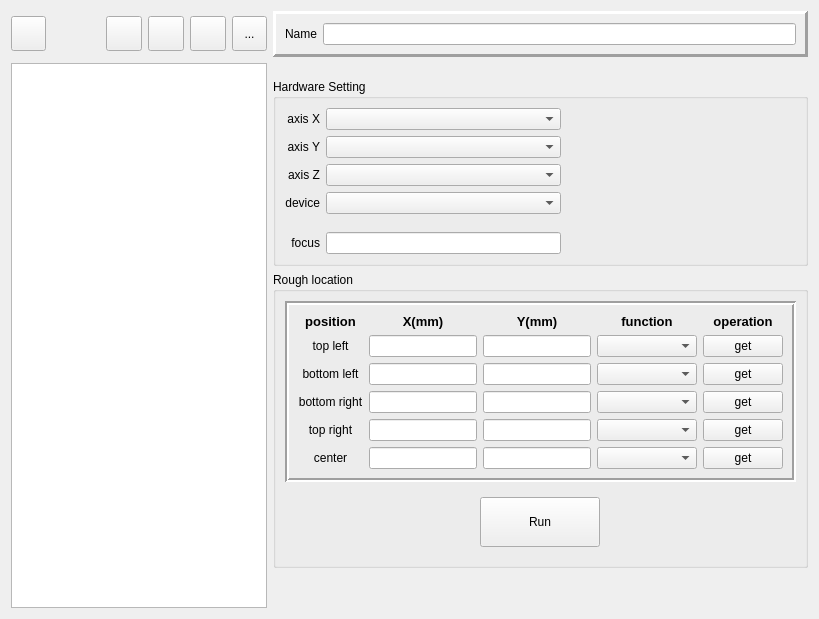
     <widget class="QWidget" name="tab_camera">
      <attribute name="title">
       <string>Camera</string>
      </attribute>
      <layout class="QGridLayout" name="gridLayout_16">
       <item row="0" column="4">
        <widget class="QFrame" name="wid_enable_camera_2">
         <property name="enabled">
          <bool>true</bool>
         </property>
         <property name="frameShape">
          <enum>QFrame::Panel</enum>
         </property>
         <property name="frameShadow">
          <enum>QFrame::Raised</enum>
         </property>
         <property name="lineWidth">
          <number>3</number>
         </property>
         <layout class="QGridLayout" name="gridLayout_25">
          <item row="0" column="0">
           <widget class="QLabel" name="label_147">
            <property name="text">
             <string>Name</string>
            </property>
            <property name="alignment">
             <set>Qt::AlignRight|Qt::AlignTrailing|Qt::AlignVCenter</set>
            </property>
           </widget>
          </item>
          <item row="0" column="1">
           <widget class="HLineEdit" name="lineEdit_camera_name">
            <property name="enabled">
             <bool>true</bool>
            </property>
           </widget>
          </item>
         </layout>
        </widget>
       </item>
       <item row="4" column="4">
        <spacer name="verticalSpacer_8">
         <property name="orientation">
          <enum>Qt::Vertical</enum>
         </property>
         <property name="sizeHint" stdset="0">
          <size>
           <width>20</width>
           <height>40</height>
          </size>
         </property>
        </spacer>
       </item>
       <item row="0" column="0">
        <widget class="QToolButton" name="toolButton_camera_clear">
         <property name="sizePolicy">
          <sizepolicy hsizetype="Fixed" vsizetype="Fixed">
           <horstretch>0</horstretch>
           <verstretch>0</verstretch>
          </sizepolicy>
         </property>
         <property name="minimumSize">
          <size>
           <width>35</width>
           <height>35</height>
          </size>
         </property>
         <property name="maximumSize">
          <size>
           <width>35</width>
           <height>35</height>
          </size>
         </property>
         <property name="text">
          <string/>
         </property>
         <property name="icon">
          <iconset resource="../../../icons.qrc">
           <normaloff>:/resource/icons/delete.svg</normaloff>:/resource/icons/delete.svg</iconset>
         </property>
         <property name="iconSize">
          <size>
           <width>28</width>
           <height>28</height>
          </size>
         </property>
        </widget>
       </item>
       <item row="1" column="0" rowspan="4" colspan="4">
        <widget class="HTableView" name="tableView">
         <property name="minimumSize">
          <size>
           <width>256</width>
           <height>0</height>
          </size>
         </property>
        </widget>
       </item>
       <item row="1" column="4">
        <spacer name="verticalSpacer_14">
         <property name="orientation">
          <enum>Qt::Vertical</enum>
         </property>
         <property name="sizeType">
          <enum>QSizePolicy::Fixed</enum>
         </property>
         <property name="sizeHint" stdset="0">
          <size>
           <width>20</width>
           <height>10</height>
          </size>
         </property>
        </spacer>
       </item>
       <item row="3" column="4">
        <widget class="QGroupBox" name="wid_enable_camera_5">
         <property name="enabled">
          <bool>true</bool>
         </property>
         <property name="title">
          <string>Rough location</string>
         </property>
         <layout class="QGridLayout" name="gridLayout_24">
          <item row="0" column="0">
           <widget class="QFrame" name="frame_12">
            <property name="enabled">
             <bool>true</bool>
            </property>
            <property name="frameShape">
             <enum>QFrame::Box</enum>
            </property>
            <property name="frameShadow">
             <enum>QFrame::Sunken</enum>
            </property>
            <property name="lineWidth">
             <number>2</number>
            </property>
            <layout class="QGridLayout" name="gridLayout_7">
             <item row="0" column="1">
              <widget class="QLabel" name="label_48">
               <property name="sizePolicy">
                <sizepolicy hsizetype="Minimum" vsizetype="Minimum">
                 <horstretch>0</horstretch>
                 <verstretch>0</verstretch>
                </sizepolicy>
               </property>
               <property name="font">
                <font>
                 <family>Microsoft YaHei UI</family>
                 <pointsize>10</pointsize>
                 <weight>75</weight>
                 <bold>true</bold>
                </font>
               </property>
               <property name="text">
                <string>X(mm)</string>
               </property>
               <property name="alignment">
                <set>Qt::AlignCenter</set>
               </property>
              </widget>
             </item>
             <item row="3" column="1">
              <widget class="HLineEdit" name="lineEdit_camera_br_x">
               <property name="sizePolicy">
                <sizepolicy hsizetype="Preferred" vsizetype="Fixed">
                 <horstretch>0</horstretch>
                 <verstretch>0</verstretch>
                </sizepolicy>
               </property>
               <property name="readOnly">
                <bool>false</bool>
               </property>
              </widget>
             </item>
             <item row="0" column="4">
              <widget class="QLabel" name="label_51">
               <property name="sizePolicy">
                <sizepolicy hsizetype="Minimum" vsizetype="Minimum">
                 <horstretch>0</horstretch>
                 <verstretch>0</verstretch>
                </sizepolicy>
               </property>
               <property name="maximumSize">
                <size>
                 <width>16777215</width>
                 <height>20</height>
                </size>
               </property>
               <property name="font">
                <font>
                 <family>Microsoft YaHei UI</family>
                 <pointsize>10</pointsize>
                 <weight>75</weight>
                 <bold>true</bold>
                </font>
               </property>
               <property name="text">
                <string>operation</string>
               </property>
               <property name="alignment">
                <set>Qt::AlignCenter</set>
               </property>
              </widget>
             </item>
             <item row="1" column="1">
              <widget class="HLineEdit" name="lineEdit_camera_tl_x">
               <property name="enabled">
                <bool>true</bool>
               </property>
               <property name="sizePolicy">
                <sizepolicy hsizetype="Preferred" vsizetype="Fixed">
                 <horstretch>0</horstretch>
                 <verstretch>0</verstretch>
                </sizepolicy>
               </property>
               <property name="readOnly">
                <bool>false</bool>
               </property>
              </widget>
             </item>
             <item row="2" column="3">
              <widget class="QComboBox" name="comboBox_camera_bl_func"/>
             </item>
             <item row="1" column="4">
              <widget class="QPushButton" name="pushButton_camera_tl_get">
               <property name="text">
                <string>get</string>
               </property>
              </widget>
             </item>
             <item row="4" column="3">
              <widget class="QComboBox" name="comboBox_camera_tr_func"/>
             </item>
             <item row="2" column="0">
              <widget class="QLabel" name="label_12">
               <property name="sizePolicy">
                <sizepolicy hsizetype="Minimum" vsizetype="Preferred">
                 <horstretch>0</horstretch>
                 <verstretch>0</verstretch>
                </sizepolicy>
               </property>
               <property name="text">
                <string>bottom left</string>
               </property>
               <property name="alignment">
                <set>Qt::AlignCenter</set>
               </property>
              </widget>
             </item>
             <item row="4" column="4">
              <widget class="QPushButton" name="pushButton_camera_tr_get">
               <property name="text">
                <string>get</string>
               </property>
              </widget>
             </item>
             <item row="3" column="0">
              <widget class="QLabel" name="label_52">
               <property name="sizePolicy">
                <sizepolicy hsizetype="Minimum" vsizetype="Preferred">
                 <horstretch>0</horstretch>
                 <verstretch>0</verstretch>
                </sizepolicy>
               </property>
               <property name="text">
                <string>bottom right</string>
               </property>
               <property name="alignment">
                <set>Qt::AlignCenter</set>
               </property>
              </widget>
             </item>
             <item row="3" column="2">
              <widget class="HLineEdit" name="lineEdit_camera_br_y">
               <property name="sizePolicy">
                <sizepolicy hsizetype="Preferred" vsizetype="Fixed">
                 <horstretch>0</horstretch>
                 <verstretch>0</verstretch>
                </sizepolicy>
               </property>
               <property name="readOnly">
                <bool>false</bool>
               </property>
               <property name="clearButtonEnabled">
                <bool>false</bool>
               </property>
              </widget>
             </item>
             <item row="5" column="3">
              <widget class="QComboBox" name="comboBox_camera_c_func"/>
             </item>
             <item row="2" column="4">
              <widget class="QPushButton" name="pushButton_camera_bl_get">
               <property name="text">
                <string>get</string>
               </property>
              </widget>
             </item>
             <item row="0" column="2">
              <widget class="QLabel" name="label_49">
               <property name="sizePolicy">
                <sizepolicy hsizetype="Minimum" vsizetype="Minimum">
                 <horstretch>0</horstretch>
                 <verstretch>0</verstretch>
                </sizepolicy>
               </property>
               <property name="font">
                <font>
                 <family>Microsoft YaHei UI</family>
                 <pointsize>10</pointsize>
                 <weight>75</weight>
                 <bold>true</bold>
                </font>
               </property>
               <property name="text">
                <string>Y(mm)</string>
               </property>
               <property name="alignment">
                <set>Qt::AlignCenter</set>
               </property>
              </widget>
             </item>
             <item row="3" column="4">
              <widget class="QPushButton" name="pushButton_camera_br_get">
               <property name="text">
                <string>get</string>
               </property>
              </widget>
             </item>
             <item row="2" column="1">
              <widget class="HLineEdit" name="lineEdit_camera_bl_x">
               <property name="sizePolicy">
                <sizepolicy hsizetype="Preferred" vsizetype="Fixed">
                 <horstretch>0</horstretch>
                 <verstretch>0</verstretch>
                </sizepolicy>
               </property>
               <property name="readOnly">
                <bool>false</bool>
               </property>
              </widget>
             </item>
             <item row="5" column="2">
              <widget class="HLineEdit" name="lineEdit_camera_c_y">
               <property name="enabled">
                <bool>true</bool>
               </property>
               <property name="sizePolicy">
                <sizepolicy hsizetype="Preferred" vsizetype="Fixed">
                 <horstretch>0</horstretch>
                 <verstretch>0</verstretch>
                </sizepolicy>
               </property>
               <property name="readOnly">
                <bool>false</bool>
               </property>
              </widget>
             </item>
             <item row="4" column="2">
              <widget class="HLineEdit" name="lineEdit_camera_tr_y">
               <property name="enabled">
                <bool>true</bool>
               </property>
               <property name="sizePolicy">
                <sizepolicy hsizetype="Preferred" vsizetype="Fixed">
                 <horstretch>0</horstretch>
                 <verstretch>0</verstretch>
                </sizepolicy>
               </property>
               <property name="readOnly">
                <bool>false</bool>
               </property>
              </widget>
             </item>
             <item row="1" column="0">
              <widget class="QLabel" name="label_11">
               <property name="sizePolicy">
                <sizepolicy hsizetype="Minimum" vsizetype="Preferred">
                 <horstretch>0</horstretch>
                 <verstretch>0</verstretch>
                </sizepolicy>
               </property>
               <property name="text">
                <string>top left</string>
               </property>
               <property name="alignment">
                <set>Qt::AlignCenter</set>
               </property>
              </widget>
             </item>
             <item row="5" column="4">
              <widget class="QPushButton" name="pushButton_camera_c_get">
               <property name="text">
                <string>get</string>
               </property>
              </widget>
             </item>
             <item row="0" column="3">
              <widget class="QLabel" name="label_50">
               <property name="sizePolicy">
                <sizepolicy hsizetype="Minimum" vsizetype="Minimum">
                 <horstretch>0</horstretch>
                 <verstretch>0</verstretch>
                </sizepolicy>
               </property>
               <property name="maximumSize">
                <size>
                 <width>16777215</width>
                 <height>20</height>
                </size>
               </property>
               <property name="font">
                <font>
                 <family>Microsoft YaHei UI</family>
                 <pointsize>10</pointsize>
                 <weight>75</weight>
                 <bold>true</bold>
                </font>
               </property>
               <property name="text">
                <string>function</string>
               </property>
               <property name="alignment">
                <set>Qt::AlignCenter</set>
               </property>
              </widget>
             </item>
             <item row="1" column="2">
              <widget class="HLineEdit" name="lineEdit_camera_tl_y">
               <property name="sizePolicy">
                <sizepolicy hsizetype="Preferred" vsizetype="Fixed">
                 <horstretch>0</horstretch>
                 <verstretch>0</verstretch>
                </sizepolicy>
               </property>
               <property name="readOnly">
                <bool>false</bool>
               </property>
              </widget>
             </item>
             <item row="2" column="2">
              <widget class="HLineEdit" name="lineEdit_camera_bl_y">
               <property name="sizePolicy">
                <sizepolicy hsizetype="Preferred" vsizetype="Fixed">
                 <horstretch>0</horstretch>
                 <verstretch>0</verstretch>
                </sizepolicy>
               </property>
               <property name="readOnly">
                <bool>false</bool>
               </property>
              </widget>
             </item>
             <item row="5" column="1">
              <widget class="HLineEdit" name="lineEdit_camera_c_x">
               <property name="enabled">
                <bool>true</bool>
               </property>
               <property name="sizePolicy">
                <sizepolicy hsizetype="Preferred" vsizetype="Fixed">
                 <horstretch>0</horstretch>
                 <verstretch>0</verstretch>
                </sizepolicy>
               </property>
               <property name="readOnly">
                <bool>false</bool>
               </property>
              </widget>
             </item>
             <item row="4" column="1">
              <widget class="HLineEdit" name="lineEdit_camera_tr_x">
               <property name="sizePolicy">
                <sizepolicy hsizetype="Preferred" vsizetype="Fixed">
                 <horstretch>0</horstretch>
                 <verstretch>0</verstretch>
                </sizepolicy>
               </property>
               <property name="readOnly">
                <bool>false</bool>
               </property>
              </widget>
             </item>
             <item row="3" column="3">
              <widget class="QComboBox" name="comboBox_camera_br_func"/>
             </item>
             <item row="1" column="3">
              <widget class="QComboBox" name="comboBox_camera_tl_func">
               <property name="sizePolicy">
                <sizepolicy hsizetype="Expanding" vsizetype="Fixed">
                 <horstretch>0</horstretch>
                 <verstretch>0</verstretch>
                </sizepolicy>
               </property>
               <property name="minimumSize">
                <size>
                 <width>100</width>
                 <height>0</height>
                </size>
               </property>
              </widget>
             </item>
             <item row="4" column="0">
              <widget class="QLabel" name="label_53">
               <property name="sizePolicy">
                <sizepolicy hsizetype="Minimum" vsizetype="Preferred">
                 <horstretch>0</horstretch>
                 <verstretch>0</verstretch>
                </sizepolicy>
               </property>
               <property name="text">
                <string>top right</string>
               </property>
               <property name="alignment">
                <set>Qt::AlignCenter</set>
               </property>
              </widget>
             </item>
             <item row="0" column="0">
              <widget class="QLabel" name="label_18">
               <property name="sizePolicy">
                <sizepolicy hsizetype="Minimum" vsizetype="Minimum">
                 <horstretch>0</horstretch>
                 <verstretch>0</verstretch>
                </sizepolicy>
               </property>
               <property name="font">
                <font>
                 <family>Microsoft YaHei UI</family>
                 <pointsize>10</pointsize>
                 <weight>75</weight>
                 <bold>true</bold>
                </font>
               </property>
               <property name="text">
                <string>position</string>
               </property>
               <property name="alignment">
                <set>Qt::AlignCenter</set>
               </property>
              </widget>
             </item>
             <item row="5" column="0">
              <widget class="QLabel" name="label_54">
               <property name="sizePolicy">
                <sizepolicy hsizetype="Minimum" vsizetype="Preferred">
                 <horstretch>0</horstretch>
                 <verstretch>0</verstretch>
                </sizepolicy>
               </property>
               <property name="text">
                <string>center</string>
               </property>
               <property name="alignment">
                <set>Qt::AlignCenter</set>
               </property>
              </widget>
             </item>
            </layout>
           </widget>
          </item>
          <item row="1" column="0">
           <widget class="QWidget" name="widget" native="true">
            <property name="enabled">
             <bool>true</bool>
            </property>
            <layout class="QGridLayout" name="gridLayout_6">
             <item row="0" column="0">
              <widget class="QToolButton" name="toolButton_camera_location_run">
               <property name="minimumSize">
                <size>
                 <width>120</width>
                 <height>50</height>
                </size>
               </property>
               <property name="text">
                <string>Run</string>
               </property>
              </widget>
             </item>
            </layout>
           </widget>
          </item>
         </layout>
        </widget>
       </item>
       <item row="2" column="4">
        <widget class="QGroupBox" name="wid_enable_camera_3">
         <property name="enabled">
          <bool>true</bool>
         </property>
         <property name="title">
          <string>Hardware Setting</string>
         </property>
         <layout class="QGridLayout" name="gridLayout_32" columnstretch="0,0,0,0">
          <item row="1" column="2">
           <widget class="QComboBox" name="comboBox_camera_axisY">
            <property name="enabled">
             <bool>true</bool>
            </property>
           </widget>
          </item>
          <item row="6" column="1">
           <widget class="QLabel" name="label_154">
            <property name="text">
             <string>focus</string>
            </property>
            <property name="alignment">
             <set>Qt::AlignRight|Qt::AlignTrailing|Qt::AlignVCenter</set>
            </property>
           </widget>
          </item>
          <item row="0" column="1">
           <widget class="QLabel" name="label_30">
            <property name="text">
             <string>axis X</string>
            </property>
            <property name="alignment">
             <set>Qt::AlignRight|Qt::AlignTrailing|Qt::AlignVCenter</set>
            </property>
           </widget>
          </item>
          <item row="2" column="2">
           <widget class="QComboBox" name="comboBox_camera_axisZ">
            <property name="enabled">
             <bool>true</bool>
            </property>
           </widget>
          </item>
          <item row="3" column="2">
           <widget class="QComboBox" name="comboBox_camera_device">
            <property name="enabled">
             <bool>true</bool>
            </property>
           </widget>
          </item>
          <item row="6" column="2">
           <widget class="HLineEdit" name="lineEdit_camera_focus">
            <property name="enabled">
             <bool>true</bool>
            </property>
           </widget>
          </item>
          <item row="3" column="1">
           <widget class="QLabel" name="label_153">
            <property name="text">
             <string>device</string>
            </property>
            <property name="alignment">
             <set>Qt::AlignRight|Qt::AlignTrailing|Qt::AlignVCenter</set>
            </property>
           </widget>
          </item>
          <item row="1" column="1">
           <widget class="QLabel" name="label_31">
            <property name="text">
             <string>axis Y</string>
            </property>
            <property name="alignment">
             <set>Qt::AlignRight|Qt::AlignTrailing|Qt::AlignVCenter</set>
            </property>
           </widget>
          </item>
          <item row="2" column="1">
           <widget class="QLabel" name="label_152">
            <property name="text">
             <string>axis Z</string>
            </property>
            <property name="alignment">
             <set>Qt::AlignRight|Qt::AlignTrailing|Qt::AlignVCenter</set>
            </property>
           </widget>
          </item>
          <item row="0" column="2">
           <widget class="QComboBox" name="comboBox_camera_axisX">
            <property name="enabled">
             <bool>true</bool>
            </property>
           </widget>
          </item>
          <item row="0" column="3" rowspan="7">
           <spacer name="horizontalSpacer_6">
            <property name="orientation">
             <enum>Qt::Horizontal</enum>
            </property>
            <property name="sizeType">
             <enum>QSizePolicy::MinimumExpanding</enum>
            </property>
            <property name="sizeHint" stdset="0">
             <size>
              <width>40</width>
              <height>20</height>
             </size>
            </property>
           </spacer>
          </item>
         </layout>
        </widget>
       </item>
       <item row="0" column="3">
        <widget class="QWidget" name="wid_enable_camera" native="true">
         <property name="enabled">
          <bool>true</bool>
         </property>
         <property name="sizePolicy">
          <sizepolicy hsizetype="Fixed" vsizetype="Fixed">
           <horstretch>0</horstretch>
           <verstretch>0</verstretch>
          </sizepolicy>
         </property>
         <layout class="QGridLayout" name="gridLayout_43">
          <property name="leftMargin">
           <number>0</number>
          </property>
          <property name="topMargin">
           <number>0</number>
          </property>
          <property name="rightMargin">
           <number>0</number>
          </property>
          <property name="bottomMargin">
           <number>0</number>
          </property>
          <item row="0" column="1">
           <widget class="QToolButton" name="toolButton_camera_save">
            <property name="enabled">
             <bool>true</bool>
            </property>
            <property name="minimumSize">
             <size>
              <width>35</width>
              <height>35</height>
             </size>
            </property>
            <property name="text">
             <string/>
            </property>
            <property name="icon">
             <iconset resource="../../../icons.qrc">
              <normaloff>:/resource/icons/save.svg</normaloff>:/resource/icons/save.svg</iconset>
            </property>
            <property name="iconSize">
             <size>
              <width>28</width>
              <height>28</height>
             </size>
            </property>
           </widget>
          </item>
          <item row="0" column="2">
           <widget class="QToolButton" name="toolButton_camera_set">
            <property name="minimumSize">
             <size>
              <width>35</width>
              <height>35</height>
             </size>
            </property>
            <property name="maximumSize">
             <size>
              <width>35</width>
              <height>35</height>
             </size>
            </property>
            <property name="text">
             <string>...</string>
            </property>
            <property name="icon">
             <iconset resource="../../../icons.qrc">
              <normaloff>:/resource/icons/account1.png</normaloff>:/resource/icons/account1.png</iconset>
            </property>
            <property name="iconSize">
             <size>
              <width>28</width>
              <height>28</height>
             </size>
            </property>
           </widget>
          </item>
          <item row="0" column="0">
           <widget class="QToolButton" name="toolButton_camera_delete">
            <property name="enabled">
             <bool>true</bool>
            </property>
            <property name="minimumSize">
             <size>
              <width>35</width>
              <height>35</height>
             </size>
            </property>
            <property name="text">
             <string/>
            </property>
            <property name="icon">
             <iconset resource="../../../icons.qrc">
              <normaloff>:/resource/icons/subtraction.svg</normaloff>:/resource/icons/subtraction.svg</iconset>
            </property>
            <property name="iconSize">
             <size>
              <width>28</width>
              <height>28</height>
             </size>
            </property>
           </widget>
          </item>
         </layout>
        </widget>
       </item>
       <item row="0" column="2">
        <widget class="QToolButton" name="toolButton_camera_add">
         <property name="minimumSize">
          <size>
           <width>35</width>
           <height>35</height>
          </size>
         </property>
         <property name="text">
          <string/>
         </property>
         <property name="icon">
          <iconset resource="../../../icons.qrc">
           <normaloff>:/resource/icons/add.svg</normaloff>:/resource/icons/add.svg</iconset>
         </property>
         <property name="iconSize">
          <size>
           <width>28</width>
           <height>28</height>
          </size>
         </property>
        </widget>
       </item>
      </layout>
     </widget>
